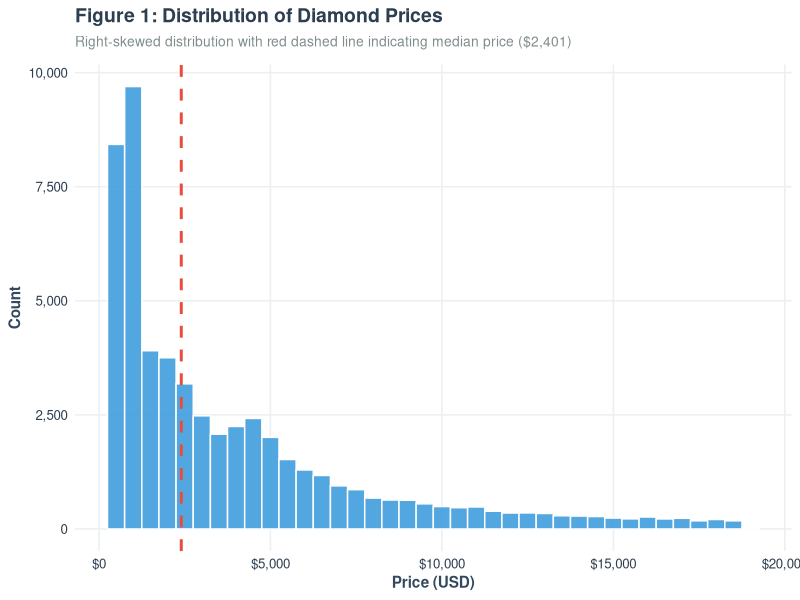
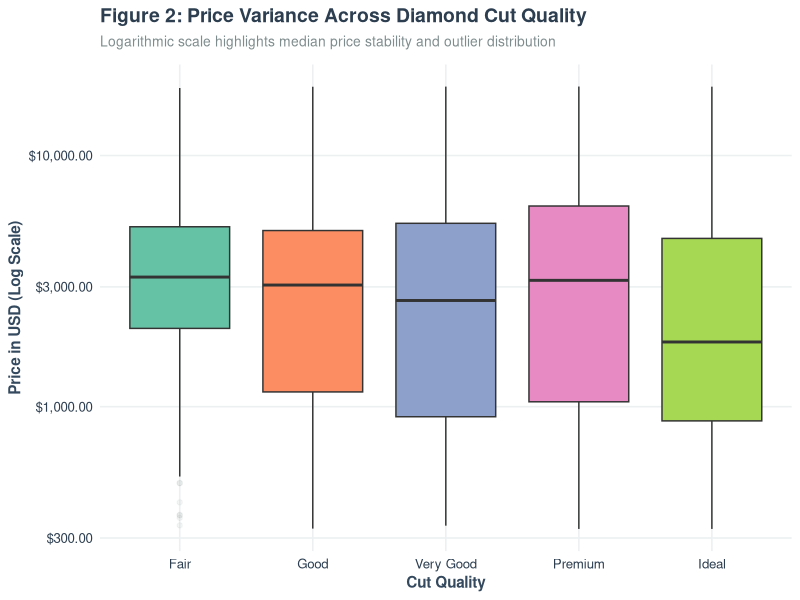
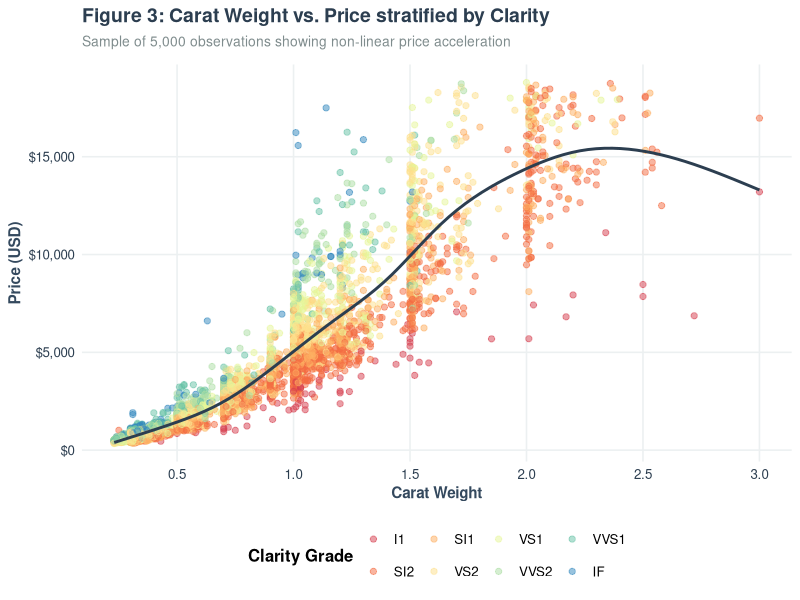
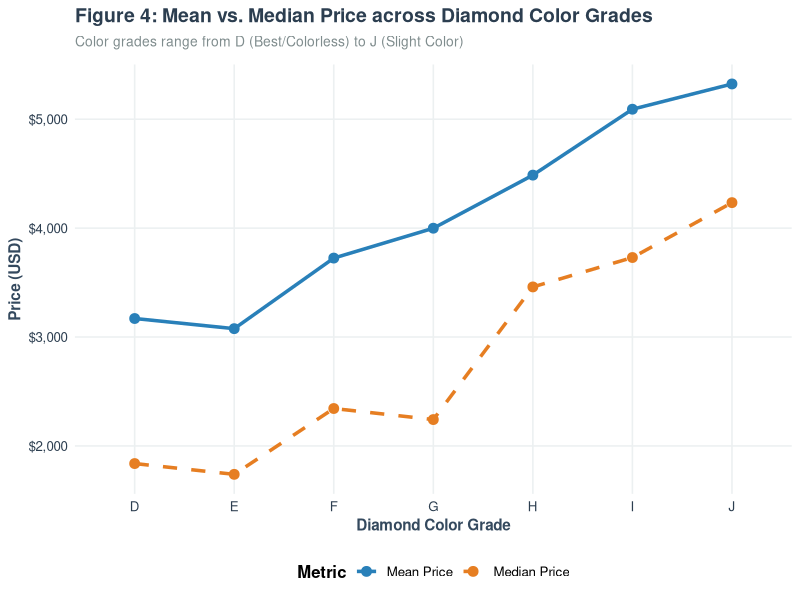

The R script that drew these images, in order:
# ==========================================
# Week 2: Data Visualization in R with ggplot2
# ==========================================

# 1. Automatically install any missing required packages
required_packages <- c("ggplot2", "dplyr", "scales", "viridisLite")
new_packages <- required_packages[!(required_packages %in% installed.packages()[,"Package"])]
if (length(new_packages) > 0) {
  install.packages(new_packages, repos = "https://cloud.r-project.org")
}

# 2. Load Libraries
library(ggplot2)
library(dplyr)
library(scales)

# Ensure outputs directory exists
if (!dir.exists("C:/Users/HP/Desktop/yuvaIntern/task2/outputs")) {
  dir.create("outputs", recursive = TRUE)
}

# Set consistent publication theme
theme_custom <- function() {
  theme_minimal(base_size = 12) +
    theme(
      plot.title = element_text(face = "bold", size = 14, color = "#2c3e50"),
      plot.subtitle = element_text(size = 10, color = "#7f8c8d", margin = margin(b = 10)),
      axis.title = element_text(face = "bold", size = 11, color = "#34495e"),
      axis.text = element_text(color = "#2c3e50"),
      panel.grid.minor = element_blank(),
      panel.grid.major = element_line(color = "#ecf0f1"),
      legend.position = "bottom",
      legend.title = element_text(face = "bold")
    )
}

# 3. Load Dataset
data("diamonds")
df <- diamonds

cat("Dataset Loaded Successfully. Dimensions:", dim(df), "\n")

# ==========================================
# Visualization 1: Histogram (Univariate)
# ==========================================
p1 <- ggplot(df, aes(x = price)) +
  geom_histogram(binwidth = 500, fill = "#3498db", color = "#ffffff", alpha = 0.85) +
  geom_vline(aes(xintercept = median(price)), color = "#e74c3c", linetype = "dashed", linewidth = 1) +
  scale_x_continuous(labels = label_dollar()) +
  scale_y_continuous(labels = label_comma()) +
  labs(
    title = "Figure 1: Distribution of Diamond Prices",
    subtitle = "Right-skewed distribution with red dashed line indicating median price ($2,401)",
    x = "Price (USD)",
    y = "Count"
  ) +
  theme_custom()

ggsave("C:/Users/HP/Desktop/yuvaIntern/task2/outputs/01_distribution_histogram.png", plot = p1, width = 8, height = 5, dpi = 300)

# ==========================================
# Visualization 2: Boxplot (Categorical vs Continuous)
# ==========================================
p2 <- ggplot(df, aes(x = cut, y = price, fill = cut)) +
  geom_boxplot(outlier.alpha = 0.1, outlier.color = "#95a5a6", show.legend = FALSE) +
  scale_y_log10(labels = label_dollar()) +
  scale_fill_brewer(palette = "Set2") +
  labs(
    title = "Figure 2: Price Variance Across Diamond Cut Quality",
    subtitle = "Logarithmic scale highlights median price stability and outlier distribution",
    x = "Cut Quality",
    y = "Price in USD (Log Scale)"
  ) +
  theme_custom()

ggsave("C:/Users/HP/Desktop/yuvaIntern/task2/outputs/02_categorical_bar_chart.png", plot = p2, width = 8, height = 5, dpi = 300)

# ==========================================
# Visualization 3: Scatter Plot (Bivariate Relationship)
# ==========================================
p3 <- ggplot(df %>% sample_n(5000), aes(x = carat, y = price, color = clarity)) +
  geom_point(alpha = 0.5, size = 1.8) +
  geom_smooth(method = "gam", color = "#2c3e50", se = FALSE, linewidth = 1) +
  scale_x_continuous(breaks = seq(0, 5, 0.5)) +
  scale_y_continuous(labels = label_dollar()) +
  scale_color_brewer(palette = "Spectral") +
  labs(
    title = "Figure 3: Carat Weight vs. Price stratified by Clarity",
    subtitle = "Sample of 5,000 observations showing non-linear price acceleration",
    x = "Carat Weight",
    y = "Price (USD)",
    color = "Clarity Grade"
  ) +
  theme_custom()

ggsave("C:/Users/HP/Desktop/yuvaIntern/task2/outputs/03_bivariate_scatterplot.png", plot = p3, width = 8, height = 5, dpi = 300)

# ==========================================
# Visualization 4: Line Plot (Aggregated Trends)
# ==========================================
summary_df <- df %>%
  group_by(color) %>%
  summarise(
    mean_price = mean(price),
    median_price = median(price),
    .groups = 'drop'
  )

p4 <- ggplot(summary_df, aes(x = color, group = 1)) +
  geom_line(aes(y = mean_price, color = "Mean Price"), linewidth = 1.2) +
  geom_point(aes(y = mean_price, color = "Mean Price"), size = 3) +
  geom_line(aes(y = median_price, color = "Median Price"), linewidth = 1.2, linetype = "dashed") +
  geom_point(aes(y = median_price, color = "Median Price"), size = 3) +
  scale_y_continuous(labels = label_dollar()) +
  scale_color_manual(values = c("Mean Price" = "#2980b9", "Median Price" = "#e67e22")) +
  labs(
    title = "Figure 4: Mean vs. Median Price across Diamond Color Grades",
    subtitle = "Color grades range from D (Best/Colorless) to J (Slight Color)",
    x = "Diamond Color Grade",
    y = "Price (USD)",
    color = "Metric"
  ) +
  theme_custom()

ggsave("C:/Users/HP/Desktop/yuvaIntern/task2/outputs/04_timeseries_lineplot.png", plot = p4, width = 8, height = 5, dpi = 300)

cat("\nSuccess! All 4 figures generated and saved inside the 'outputs/' folder.\n")
